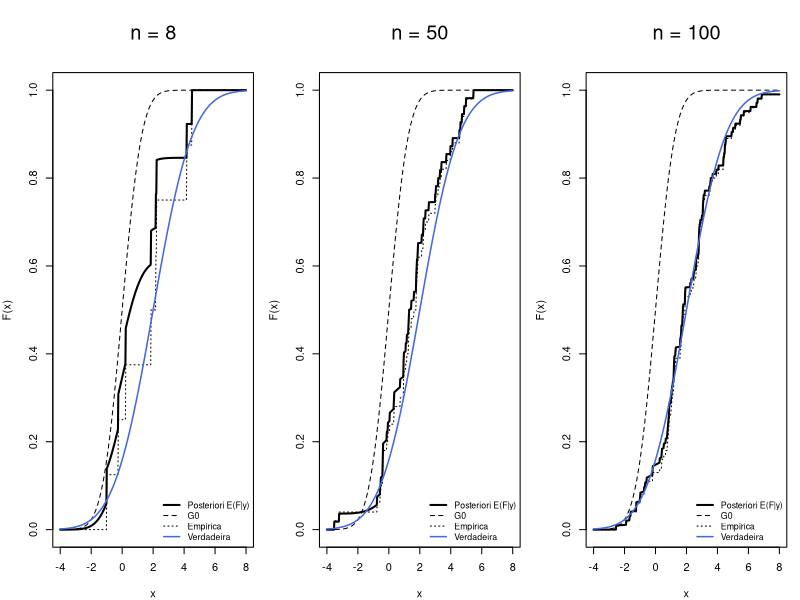
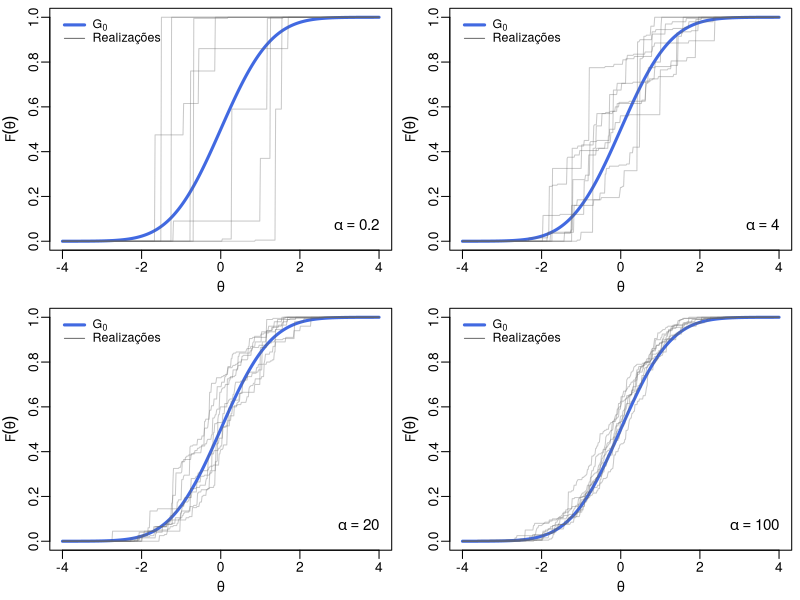

Generate these figures, in order, with R:
# Função de distribuição empírica
F_empirica = function(data, xgrid) {
  sapply(xgrid, function(t) mean(data <= t))
}

set.seed(811819)

alpha = 5

# Amostras da distribuição verdadeira N(2, 2²)
g_n8   = rnorm(8,   mean = 2, sd = 2)
g_n50  = rnorm(50,  mean = 2, sd = 2)
g_n100 = rnorm(100, mean = 2, sd = 2)

# Grade de avaliação
x = seq(-4, 8, length.out = 500)

# Distribuição base G0 = N(0, 1)
G0 = pnorm(x, mean = 0, sd = 1)

# n = 8
Fn8 = F_empirica(g_n8, x)

post8 = (alpha/(alpha + 8)) * G0 +
  (8/(alpha + 8)) * Fn8

# n = 50
Fn50 = F_empirica(g_n50, x)

post50 = (alpha/(alpha + 50)) * G0 +
  (50/(alpha + 50)) * Fn50

# n = 100
Fn100 = F_empirica(g_n100, x)

post100 = (alpha/(alpha + 100)) * G0 +
  (100/(alpha + 100)) * Fn100

# Distribuição verdadeira
truth = pnorm(x, mean = 2, sd = 2)

pdf(
  file = "estudo_simulacao_1.pdf",
  width = 487/72,
  height = 296/72,
  family = "Helvetica",
  paper = "special",
  onefile = FALSE
)

# Configurações gráficas
par(
  mfrow = c(1, 3),
  mar = c(4, 4, 5.5, 1)
)

# GRÁFICO 1: n = 8

plot(
  x, post8,
  type = "l",
  lwd = 2,
  col = "black",
  main = "",
  ylab = "F(x)",
  xlab = "x",
  ylim = c(0, 1)
)

mtext(
  "n = 8",
  side = 3,
  line = 2.3,
  cex = 1.2
)

lines(x, G0, lty = 2)
lines(x, Fn8, lty = 3)

lines(
  x, truth,
  col = "royalblue",
  lty = 1,
  lwd = 1.5
)

legend(
  "bottomright",
  legend = c(
    "Posteriori E(F|y)",
    "G0",
    "Empírica",
    "Verdadeira"
  ),
  col = c(
    "black",
    "black",
    "black",
    "royalblue"
  ),
  lty = c(1, 2, 3, 1),
  lwd = c(2, 1, 1, 1.5),
  cex = 0.8,
  bty = "n"
)

# GRÁFICO 2: n = 50

plot(
  x, post50,
  type = "l",
  lwd = 2,
  col = "black",
  main = "",
  ylab = "F(x)",
  xlab = "x",
  ylim = c(0, 1)
)

mtext(
  "n = 50",
  side = 3,
  line = 2.3,
  cex = 1.2
)

lines(x, G0, lty = 2)
lines(x, Fn50, lty = 3)

lines(
  x, truth,
  col = "royalblue",
  lty = 1,
  lwd = 1.5
)

legend(
  "bottomright",
  legend = c(
    "Posteriori E(F|y)",
    "G0",
    "Empírica",
    "Verdadeira"
  ),
  col = c(
    "black",
    "black",
    "black",
    "royalblue"
  ),
  lty = c(1, 2, 3, 1),
  lwd = c(2, 1, 1, 1.5),
  cex = 0.8,
  bty = "n"
)

# GRÁFICO 3: n = 100

plot(
  x, post100,
  type = "l",
  lwd = 2,
  col = "black",
  main = "",
  ylab = "F(x)",
  xlab = "x",
  ylim = c(0, 1)
)

mtext(
  "n = 100",
  side = 3,
  line = 2.3,
  cex = 1.2
)

lines(x, G0, lty = 2)
lines(x, Fn100, lty = 3)

lines(
  x, truth,
  col = "royalblue",
  lty = 1,
  lwd = 1.5
)

legend(
  "bottomright",
  legend = c(
    "Posteriori E(F|y)",
    "G0",
    "Empírica",
    "Verdadeira"
  ),
  col = c(
    "black",
    "black",
    "black",
    "royalblue"
  ),
  lty = c(1, 2, 3, 1),
  lwd = c(2, 1, 1, 1.5),
  cex = 0.8,
  bty = "n"
)


dev.off()

set.seed(811819)

# Funcao para gerar amostras do processo de dirichlet via esquema da urna de polya

rDirProcessPolya = function(n, alpha, amostrador_G0) {
  
  x = numeric(n)
  
  x[1] = amostrador_G0(1)
  
  for(i in 2:n) {
    
    p_novo = alpha / (alpha + i - 1)
    
    if(runif(1) < p_novo) {
      x[i] = amostrador_G0(1)
    } else {
      x[i] = sample(x[1:(i - 1)], size = 1)
    }
  }
  
  x
}

alpha_values = c(0.2, 4, 20, 100)

n = 200
n_rep = 8

x_grid = seq(-4, 4, length.out = 500)

# G0 = N(0,1)
G0_cdf = pnorm(x_grid, mean = 0, sd = 1)

amostrador_G0 = function(n) {
  rnorm(n, mean = 0, sd = 1)
}

pdf(
  file = "estudo_simulacao_2.pdf",
  width = 486 / 72,
  height = 296 / 72,
  family = "Helvetica",
  paper = "special",
  onefile = FALSE
)

par(
  mfrow = c(2, 2),
  mar = c(3, 3, 0.5, 0.5),
  oma = c(0, 0, 0, 0),
  mgp = c(1.7, 0.5, 0)
)

for(alpha in alpha_values) {
  
  plot(
    x_grid,
    G0_cdf,
    type = "l",
    lwd = 3,
    col = "royalblue",
    ylim = c(0, 1),
    main = "",
    xlab = expression(theta),
    ylab = expression(F(theta))
  )
  
  for(rep in 1:n_rep) {
    
    amostra = rDirProcessPolya(
      n = n,
      alpha = alpha,
      amostrador_G0 = amostrador_G0
    )
    
    Fn = F_empirica(amostra, x_grid)
    
    lines(
      x_grid,
      Fn,
      col = adjustcolor("gray40", alpha.f = 0.35),
      lwd = 1
    )
  }
  
  legend(
    "topleft",
    inset = 0.01,
    legend = c(
      expression(G[0]),
      "Realizações"
    ),
    col = c("royalblue", "gray40"),
    lwd = c(3, 1),
    cex = 0.9,
    y.intersp = 0.9,
    x.intersp = 0.7,
    seg.len = 1.8,
    bty = "n"
  )
  
  text(
    x = max(x_grid),
    y = 0.05,
    labels = bquote(alpha == .(alpha)),
    adj = c(1, 0),
    cex = 1.1,
    font = 2
  )
}

dev.off()
